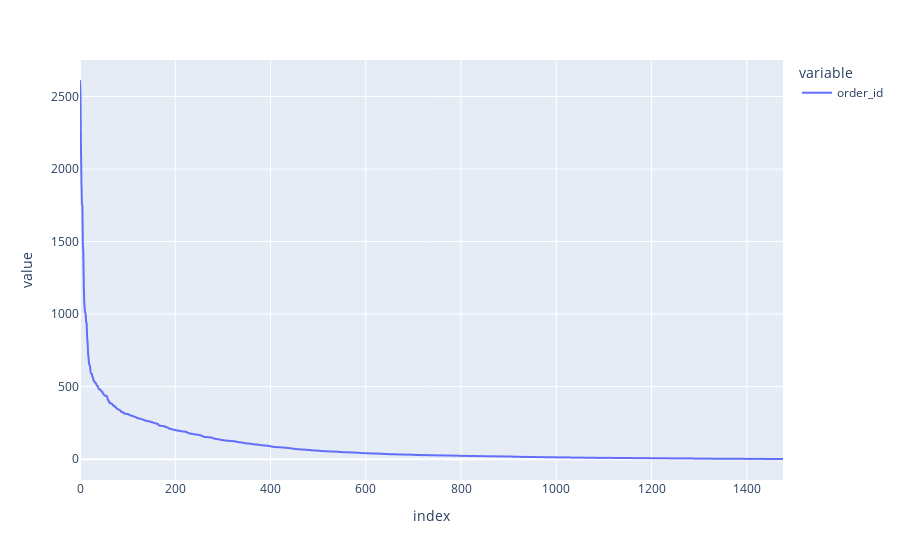

The cell this chart's notebook holds for it:
### Code cell
px.line(sku_frequency.sort_values("order_id", ascending = False).reset_index().order_id)

### Figure 1 — Plotly figure (JSON) as saved in the notebook; plotly's stock layout.template omitted (floating-point values rounded to 4 significant figures; data arrays with more than 128 entries replaced by an {"elided": "..."} marker saying what was removed)
{"data": [{"hovertemplate": "variable=order_id<br>index=%{x}<br>value=%{y}<extra></extra>", "legendgroup": "order_id", "line": {"color": "#636efa", "dash": "solid"}, "marker": {"symbol": "circle"}, "mode": "lines", "name": "order_id", "showlegend": true, "type": "scattergl", "x": {"elided": "1477 int values"}, "xaxis": "x", "y": {"elided": "1477 int values"}, "yaxis": "y"}], "layout": {"legend": {"title": {"text": "variable"}, "tracegroupgap": 0}, "margin": {"t": 60}, "xaxis": {"anchor": "y", "domain": [0, 1], "title": {"text": "index"}}, "yaxis": {"anchor": "x", "domain": [0, 1], "title": {"text": "value"}}}}
